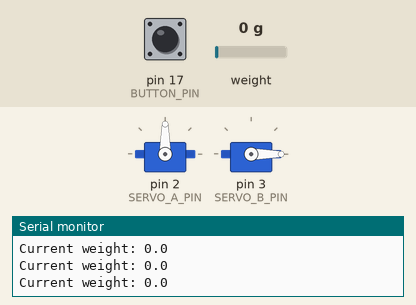
Recording of a sketch running on a simulated Arduino Uno, built with avr-gcc and run on an emulated ATmega328P. Parts: 2 × servo, the last lines printed to the serial monitor. The inputs (shaded band) are chosen by the test bench; at power-on: weight on the scale 0 g, pin 17 (BUTTON_PIN) LOW.

Above: at 7.7 s.
7.8 s: weight on the scale set to 138 g
9.3 s: weight on the scale set to 164 g
At 9.8 s:
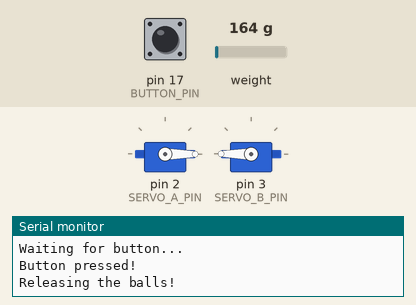
At 13.3 s:
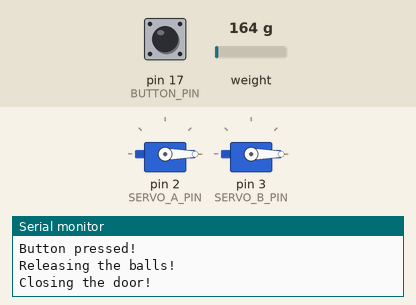
Timing chart, 0 to 16.2 s (numbered marks = the images above; inputs shaded):
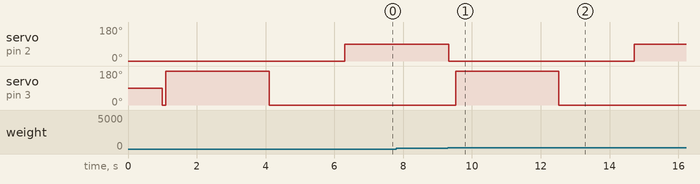

Measured:
- the behaviour switches between 149 and 150 g on weight on the scale (found by bisection; images 0 and 1)
- after the input at 9.3 s, servo on pin 2 (SERVO_A_PIN): 90° → 0° at once, → 90° 5.4 s later; servo on pin 3 (SERVO_B_PIN): 0° → 180° after 0.22 s, → 0° 3.0 s later

The sketch:

final.ino
```cpp
#include "HX711.h"
#include <Servo.h>

// HX711 circuit wiring
const int LOADCELL_DOUT_PIN = 5;
const int LOADCELL_SCK_PIN = 4;

const int SCALE_CALIBRATE_DATA= -530;
const float TARGET_WEIGHT = 150.0;
HX711 scale;

// Servos
const int SERVO_A_PIN = 2;
const int SERVO_B_PIN = 3;
Servo servoA;
Servo servoB;

// Button
const int BUTTON_PIN = 17;

void setup() {
  // put your setup code here, to run once:
  Serial.begin(115200);
  Serial.println("Starting...");

  Serial.println("Initializing the scale...");
  scale.begin(LOADCELL_DOUT_PIN, LOADCELL_SCK_PIN);
  scale.set_scale(SCALE_CALIBRATE_DATA);
  scale.tare();

  Serial.println("Setting up servos...");
  servoA.attach(SERVO_A_PIN);
  servoB.attach(SERVO_B_PIN);
  servoA.write(0);
  servoB.write(0);
  pinMode(BUTTON_PIN, INPUT);
  Serial.println("Done setup.");
}

void loop() {
  // put your main code here, to run repeatedly:
  Serial.println("Waiting for button...");
  int buttonState = HIGH;
  do {
    buttonState = digitalRead(BUTTON_PIN);
    delay(100);
  } while (buttonState != LOW);

  Serial.println("Button pressed!");
  Serial.println("Releasing the balls!");
  servoB.write(180);
  delay(3000);
  Serial.println("Closing the door!");
  servoB.write(0);
  delay(1000);

  Serial.println("Reseting scale...");
  scale.power_up();
  scale.tare();
  delay(200);
  Serial.println("Opening valve!");
  servoA.write(90);

  Serial.println("Enter measuring loop...");
  float weight = 0;
  do {
    weight = scale.get_units();
    Serial.print("Current weight: ");
    Serial.println(weight, 1);
  } while (weight < TARGET_WEIGHT);

  Serial.println("Target weight reached!");
  Serial.println("Closing the valve!");
  servoA.write(0);
  scale.power_down();
  delay(100);
}
```
